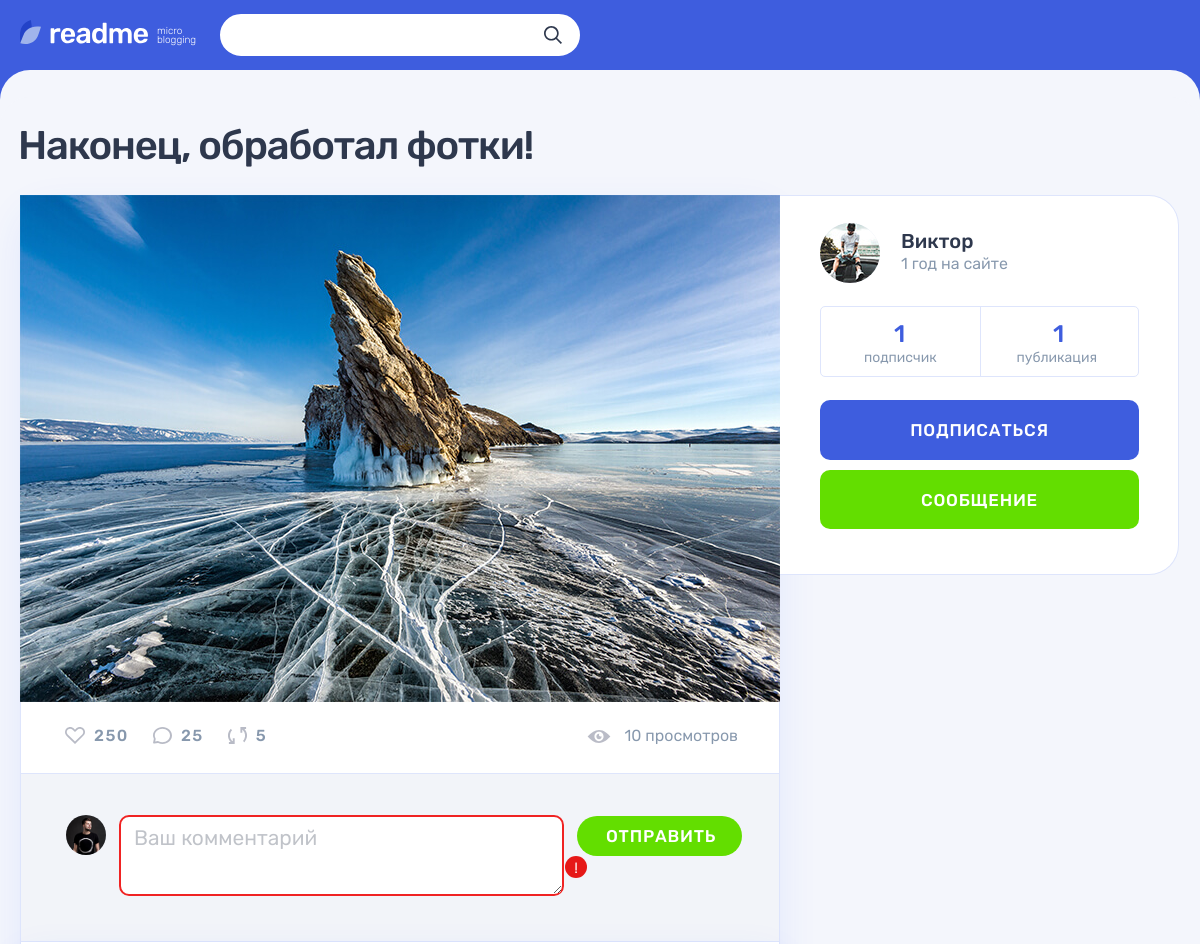
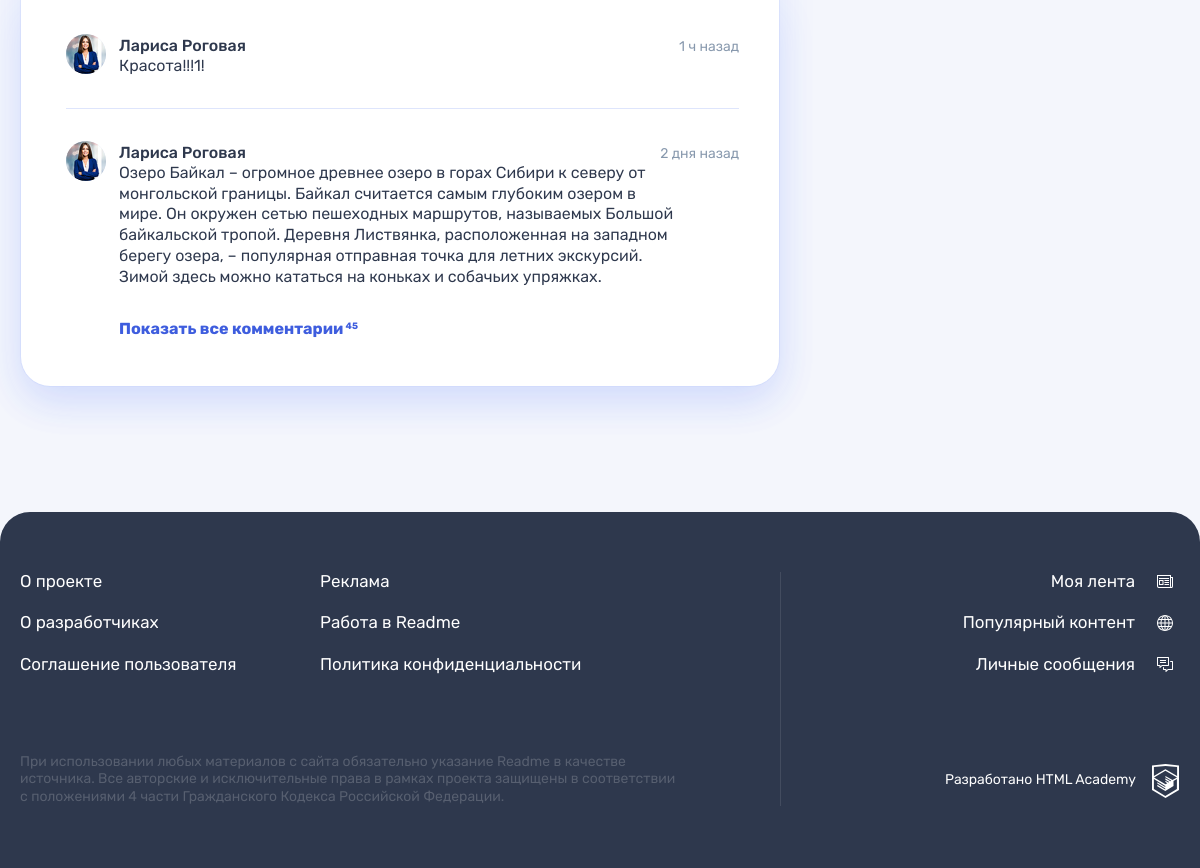
Screenshot of /post.php?id=3 with the database file from the repository (2 pictures, top to bottom).
### tables this page shows
CREATE TABLE posts (
  id INT AUTO_INCREMENT PRIMARY KEY,
  user_id INT,
  type_id INT,
  post_date DATETIME,
  title VARCHAR(64),
  content TEXT,
  content_add VARCHAR(128),
  link_icon VARCHAR(64),
  is_repost TINYINT,
  initial_user_id INT,
  views_total INT,
  INDEX post_type (type_id),
  INDEX post_date (post_date),
  INDEX views_total (views_total),
  FULLTEXT INDEX post_text (title, content)
);

CREATE TABLE users (
  id INT AUTO_INCREMENT PRIMARY KEY,
  reg_date DATETIME,
  email VARCHAR(128),
  user_name VARCHAR(64),
  password VARCHAR(255),
  avatar VARCHAR(255),
  UNIQUE INDEX email (email)
);

### util/helpers.php (called while the page is built, shortened)
<?php
function get_noun_plural_form(int $number, string $one, string $two, string $many): string
{
    $number = (int)$number;
    $mod10 = $number % 10;
    $mod100 = $number % 100;
    switch (true) {
        case ($mod10 === 1):
            return $one;
        default:
            return $many;
    }
}
function include_template($name, array $data = [])
{
    $name = 'templates/' . $name . '.php';
    extract($data);
    require $name;
    return ob_get_clean();
}

### util/db_functions.php (called while the page is built, shortened)
<?php
function get_post($con, $post_id) {
    $sql = "SELECT post_date,
    u.user_name,
    u.avatar,
    u.reg_date,
    t.type_name,
    t.icon_class,
    p.user_id,
    title,
    content,
    content_add,
    link_icon,
    views_total,
    COUNT(s.id) AS subscr_total
FROM posts p
JOIN users u
    ON p.user_id = u.id
JOIN posts_types t
    ON p.type_id = t.id
JOIN subscribe s
    ON p.user_id = s.tracked_id
WHERE p.id = '$post_id'";
    if ($res = mysqli_query($con, $sql)) {
        $post = mysqli_fetch_array($res, MYSQLI_ASSOC);
        return $post;
    } else {
        show_error(true, $con, false);
    }
}
function count_user_posts($con, $user_id) {
    $sql = "SELECT
    COUNT(id) AS user_posts_total
FROM posts
WHERE user_id = '$user_id'";
    if ($res = mysqli_query($con, $sql)) {
        $posts_total = mysqli_fetch_array($res, MYSQLI_ASSOC);
        return $posts_total['user_posts_total'];
    } else {
        show_error(true, $con, false);
    }
}

### templates/post-details.php (the view, shortened to what this page needs)
<main class="page__main page__main--publication">
  <div class="container">
    <h1 class="page__title page__title--publication"><?= htmlspecialchars($post['title']); ?></h1>
    <section class="post-details">
      <div class="post-details__wrapper post-<?= $post['icon_class']; ?>">
        <div class="post-details__main-block post post--details">
        <?php switch ($post['icon_class']):
            case 'quote': ?>
                <?php break;
            case 'photo': ?>
                    <div class="post-details__image-wrapper post-photo__image-wrapper">
                        <img src="img/<?= strip_tags($post['content']); ?>" alt="Фото от пользователя" width="760" height="507">
                    </div>
                    <?php break;
            endswitch; ?>
          <div class="post__indicators">
            <div class="post__buttons">
              <a class="post__indicator post__indicator--likes button" href="#" title="Лайк">
                <svg class="post__indicator-icon" width="20" height="17">
                  <use xlink:href="#icon-heart"></use>
                </svg>
                <span>250</span>
              </a>
              <a class="post__indicator post__indicator--comments button" href="#" title="Комментарии">
                <svg class="post__indicator-icon" width="19" height="17">
                  <use xlink:href="#icon-comment"></use>
                </svg>
                <span>25</span>
              </a>
              <a class="post__indicator post__indicator--repost button" href="#" title="Репост">
                <svg class="post__indicator-icon" width="19" height="17">
                  <use xlink:href="#icon-repost"></use>
                </svg>
                <span>5</span>
              </a>
            </div>
            <span class="post__view"><?= $post['views_total']; ?> <?= get_noun_plural_form($post['views_total'], 'просмотр', 'просмотра', 'просмотров'); ?></span>
          </div>
          <div class="comments">
            <form class="comments__form form" action="#" method="post">
              <div class="comments__my-avatar">
                <img class="comments__picture" src="img/userpic-medium.jpg" alt="Аватар пользователя" style="max-width: 100%!important;">
              </div>
              <div class="form__input-section form__input-section--error">
                <textarea class="comments__textarea form__textarea form__input" placeholder="Ваш комментарий"></textarea>
                <button class="form__error-button button" type="button">!</button>
              </div>
              <button class="comments__submit button button--green" type="submit">Отправить</button>
            </form>
            <div class="comments__list-wrapper">
              <ul class="comments__list">
                <li class="comments__item user">
                  <div class="comments__avatar">
                    <a class="user__avatar-link" href="#">
                      <img class="comments__picture" src="img/userpic-larisa.jpg" alt="Аватар пользователя" style="max-width: 100%!important;">
                    </a>
                  </div>
                  <div class="comments__info">
                    <div class="comments__name-wrapper">
                      <a class="comments__user-name" href="#">
                        <span>Лариса Роговая</span>
                      </a>
                      <time class="comments__time" datetime="2019-03-20">1 ч назад</time>
                    </div>
                    <p class="comments__text">
                      Красота!!!1!
                    </p>
                  </div>
                </li>
                <li class="comments__item user">
                  <div class="comments__avatar">
                    <a class="user__avatar-link" href="#">
                      <img class="comments__picture" src="img/userpic-larisa.jpg" alt="Аватар пользователя" style="max-width: 100%!important;">
                    </a>
                  </div>
                  <div class="comments__info">
                    <div class="comments__name-wrapper">
                      <a class="comments__user-name" href="#">
                        <span>Лариса Роговая</span>
                      </a>
                      <time class="comments__time" datetime="2019-03-18">2 дня назад</time>
                    </div>
                    <p class="comments__text">
                      Озеро Байкал – огромное древнее озеро в горах Сибири к северу от монгольской границы. Байкал считается самым глубоким озером в мире. Он окружен сетью пешеходных маршрутов, называемых Большой байкальской тропой. Деревня Листвянка, расположенная на западном берегу озера, – популярная отправная точка для летних экскурсий. Зимой здесь можно кататься на коньках и собачьих упряжках.
                    </p>
                  </div>
                </li>
              </ul>
              <a class="comments__more-link" href="#">
                <span>Показать все комментарии</span>
                <sup class="comments__amount">45</sup>
              </a>
            </div>
          </div>
        </div>
        <div class="post-details__user user">
          <div class="post-details__user-info user__info">
            <div class="post-details__avatar user__avatar">
              <a class="post-details__avatar-link user__avatar-link" href="#">
                <img class="post-details__picture user__picture" src="img/<?= isset($post['avatar']) ? strip_tags($post['avatar']) : 'icon-input-user.svg'; ?>" alt="Аватар пользователя">
              </a>
            </div>
            <div class="post-details__name-wrapper user__name-wrapper">
              <a class="post-details__name user__name" href="#">
                <span><?= isset($post['user_name']) ? htmlspecialchars($post['user_name']) : 'Неопознанный Енот'; ?></span>
              </a>
              <time class="post-details__time user__time" datetime="2014-03-20"><?= convert_date($post['reg_date'], true); ?> на сайте</time>
            </div>
          </div>
          <div class="post-details__rating user__rating">
            <p class="post-details__rating-item user__rating-item user__rating-item--subscribers">
              <span class="post-details__rating-amount user__rating-amount"><?= $post['subscr_total']; ?></span>
              <span class="post-details__rating-text user__rating-text"><?= get_noun_plural_form($post['subscr_total'], 'подписчик', 'подписчика', 'подписчиков'); ?></span>
            </p>
            <p class="post-details__rating-item user__rating-item user__rating-item--publications">
              <span class="post-details__rating-amount user__rating-amount"><?= $user_posts_total; ?></span>
              <span class="post-details__rating-text user__rating-text"><?= get_noun_plural_form($user_posts_total, 'публикация', 'публикации', 'публикаций'); ?></span>
            </p>
          </div>
          <div class="post-details__user-buttons user__buttons">
            <button class="user__button user__button--subscription button button--main" type="button">Подписаться</button>
            <a class="user__button user__button--writing button button--green" href="#">Сообщение</a>
          </div>
        </div>
      </div>
    </section>
  </div>
</main>

### rows the page displays
posts: title "Наконец, обработал фотки!", content (placeholder picture), views_total "10", views_total "просмотров", user.avatar (picture), user.user_name "Виктор", user.reg_date "1 год"

### other values shown
$post['subscr_total'] "1"
$user_posts_total "1"
